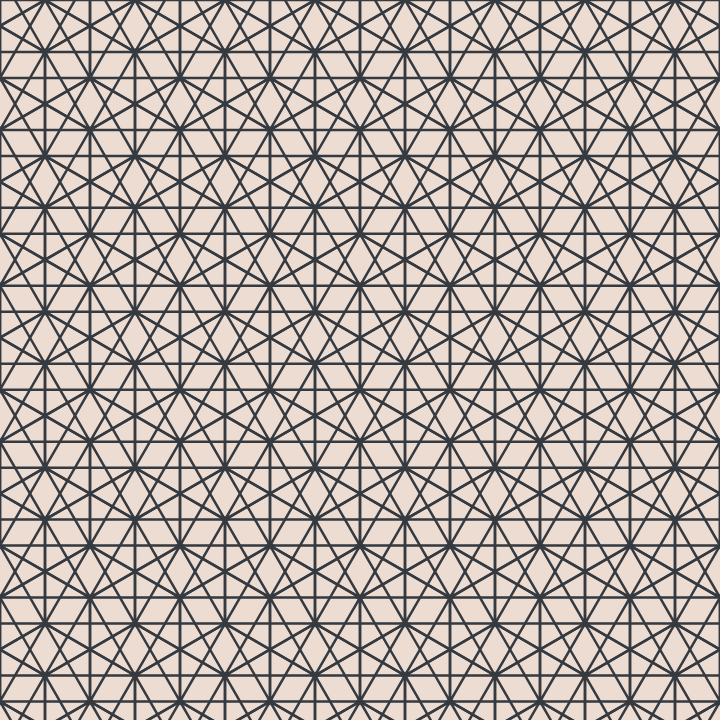
Frame 1 (no input)
Frame 2 (the mouse pressed at the canvas centre, redrawn once): identical to frame 1, image omitted

The p5.js sketch that drew this single still picture (run headless with seeded random() and noise() and a simulated clock; the mouse was pressed at the canvas centre and the sketch redrawn once):

// p5.js sketch
// ── sketch.js
const w=720;
const N = 8;
const d=w/N;
const setcol=[]
setcol[0]=["#ef233c", "#fcd5ce"];
setcol[1]=["#eddcd2", "#343a40"];

function setup() {
   createCanvas(w, w);
   ellipseMode(CORNER);
   noFill();
   strokeWeight(d/36);

   col = random(setcol);
   noLoop();
}

function draw() {
   background(col[0]);
   for(let i=0;i<2*N+1;i++){
      const x = d*i/2;
      const dy = (i%2==1) ? d*sqrt(3)/2 : 0;
      for(let j=0;j<N;j++) {
         const y = d*j *sqrt(3) ;
         push();
         translate(x, y+dy);
         pattern(0, 0, d);
         pop();
      }
   }
}

function pattern(x, y, size, mode){
   const l = size/sqrt(3);
   const points = [];
   for(let i=0;i<3;i++){
      const r = TWO_PI/3*i+PI/6;
      point[i] = [l*cos(r), l*sin(r)];
   }
   for(let i=0;i<3;i++){
      const r = TWO_PI/3*i+PI/6 + PI;
      point[i+3] = [l*cos(r), l*sin(r)];
   }

   push();
   stroke(col[1]);
translate(x, y + l/2);
     triangle(...point[0], ...point[1], ...[0, 0]);
     triangle(...point[1], ...point[2], ...[0, 0]);
     triangle(...point[2], ...point[0], ...[0, 0]);
   pop();
   push();
   stroke(col[1]);
   translate(x, y+l/2);
       triangle(...point[3], ...point[4], ...[0, 0]);
       triangle(...point[4], ...point[5], ...[0, 0]);
       triangle(...point[5], ...point[3], ...[0, 0]);
   pop();
}
